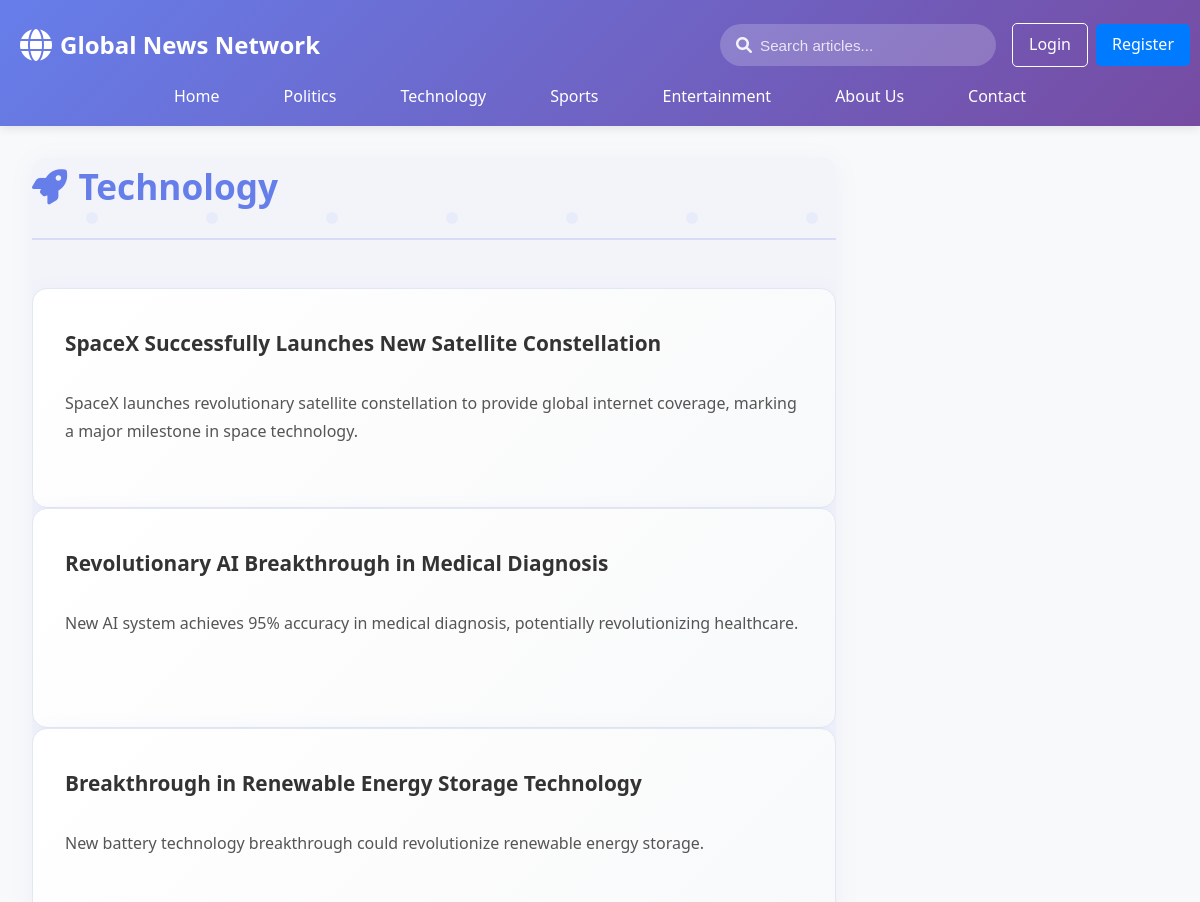
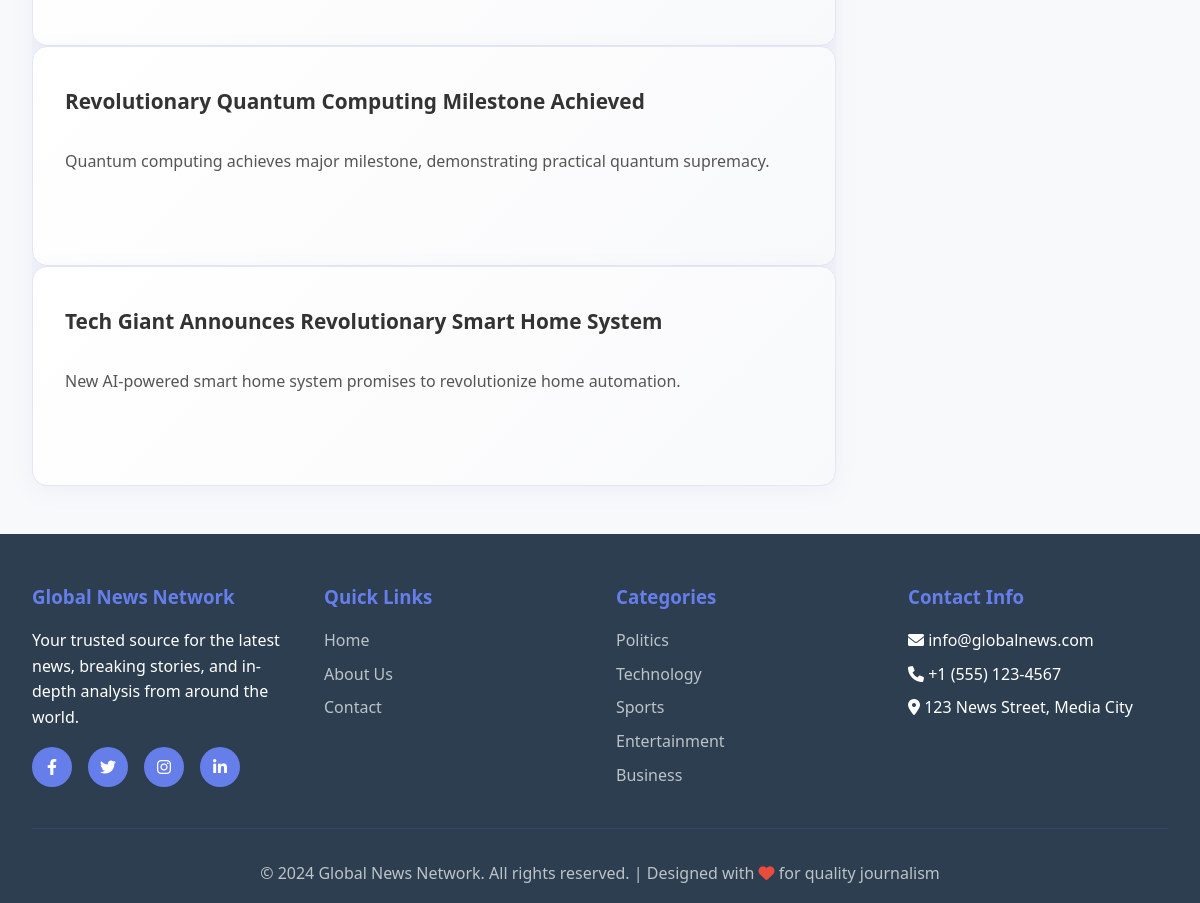
/front/category.php?category=Technology, run on the app's committed database (2 pictures, top to bottom).
### tables this page shows
CREATE TABLE articles (
    id INT AUTO_INCREMENT PRIMARY KEY,
    title VARCHAR(255) NOT NULL,
    slug VARCHAR(255) UNIQUE NOT NULL,
    content LONGTEXT,
    summary TEXT,
    excerpt TEXT,
    category_id INT,
    author_id INT,
    is_featured BOOLEAN DEFAULT FALSE,
    is_breaking BOOLEAN DEFAULT FALSE,
    image_url VARCHAR(255),
    views INT DEFAULT 0,
    published_date TIMESTAMP NULL,
    created_at TIMESTAMP DEFAULT CURRENT_TIMESTAMP,
    updated_at TIMESTAMP DEFAULT CURRENT_TIMESTAMP ON UPDATE CURRENT_TIMESTAMP,
    FOREIGN KEY (category_id) REFERENCES categories(id) ON DELETE SET NULL,
    FOREIGN KEY (author_id) REFERENCES users(id) ON DELETE SET NULL
);

### back/user_auth.php (called while the page is built, shortened)
<?php
require_once 'config.php';
function is_logged_in() {
    return isset($_SESSION['user_id']);
}

### back/config.php (called while the page is built, shortened)
<?php
function getDBConnection()
{
    try {
        $pdo = new PDO("mysql:host=" . DB_HOST . ";dbname=" . DB_NAME, DB_USER, DB_PASS);
        $pdo->setAttribute(PDO::ATTR_ERRMODE, PDO::ERRMODE_EXCEPTION);
        return $pdo;
    } catch (PDOException $e) {
        die("Connection failed: " . $e->getMessage());
    }
}
?>

### back/get_articles.php (called while the page is built, shortened)
<?php
require_once 'config.php';
class NewsManager
{
    private $pdo;
    public function __construct()
    {
        $this->pdo = getDBConnection();
    }
    public function getArticlesByCategory($categorySlug)
    {
        try {
            $stmt = $this->pdo->prepare("
                SELECT a.*, c.name as category_name, c.slug as category_slug, u.username as author_name
                FROM articles a
                LEFT JOIN categories c ON a.category_id = c.id
                LEFT JOIN users u ON a.author_id = u.id
                WHERE c.slug = ?
                ORDER BY a.published_date DESC
            ");
            $stmt->execute([$categorySlug]);
            $articles = $stmt->fetchAll(PDO::FETCH_ASSOC);
            return [
                'articles' => $articles,
                'category' => $categorySlug
            ];
        } catch (Exception $e) {
            return $e ;
        }
    }
}
?>

### front/category.php (the view, shortened to what this page needs)
<?php
require_once '../back/config.php';
require_once '../back/get_articles.php';
require_once '../back/user_auth.php';
$newsManager = new NewsManager();
$categoryName = '';
$articles = [];
function getCategoryIcon($categoryName)
{
    $icons = [
        'Politics' => 'fas fa-balance-scale',
        'Technology' => 'fas fa-rocket',
        'Sports' => 'fas fa-futbol',
        'Entertainment' => 'fas fa-film',
        'Business' => 'fas fa-chart-line',
        'Health' => 'fas fa-heartbeat'
    ];
    return $icons[$categoryName] ?? 'fas fa-newspaper';
}
if (isset($_GET['category'])) {
    $result = $newsManager->getArticlesByCategory($_GET['category']);
    $articles = $result['articles'];
    $categoryName = $_GET['category'];
} else {
    echo "Articles For This Category Not Found";
}
?>
<!DOCTYPE html>
<html lang="en">
<head>
    <link rel="stylesheet" href="https://cdnjs.cloudflare.com/ajax/libs/font-awesome/6.0.0/css/all.min.css">
    <link rel="stylesheet" href="styles.css">
</head>
<body>
    <header>
        <div class="title-search">
            <div class="logo">
                <i class="fas fa-globe"></i>
                <span>Global News Network</span>
            </div>
            <div class="header-right">
                <form class="search-bar" method="get" action="search.php">
                    <i class="fas fa-search"></i>
                    <input type="text" name="q" placeholder="Search articles..." required>
                </form>
                <?php if (is_logged_in()): ?>
                    <div class="auth-buttons">
                        <span class="user-welcome">Welcome,
                            <?php echo htmlspecialchars($_SESSION['username']); ?></span>
                        <a href="logout.php" class="btn btn-outline">Logout</a>
                    </div>
                <?php else: ?>
                    <div class="auth-buttons">
                        <a href="login.php" class="btn btn-outline">Login</a>
                        <a href="register.php" class="btn btn-primary">Register</a>
                    </div>
                <?php endif; ?>
            </div>
        </div>
        <nav>
            <ul>
                <li><a href="index.php">Home</a></li>
                <li><a href="category.php?category=Politics">Politics</a></li>
                <li><a href="category.php?category=Technology">Technology</a></li>
                <li><a href="category.php?category=Sports">Sports</a></li>
                <li><a href="category.php?category=Entertainment">Entertainment</a></li>
                <li><a href="about.php">About Us</a></li>
                <li><a href="contact.php">Contact</a></li>
            </ul>
        </nav>
    </header>
    <div class="main-container">
        <main>
            <?php if (!empty($articles)): ?>
                <div class="category-header">
                    <h1><i class="<?php echo getCategoryIcon($categoryName); ?>"></i>
                        <?php echo htmlspecialchars($categoryName); ?></h1>
                </div>
                <div class="articles-list">
                    <?php foreach ($articles as $article): ?>
                        <div class="article-card" onclick="window.location.href='article.php?id=<?php echo $article['id']; ?>'">
                            <h2 class="article-title">
                                <?php echo htmlspecialchars($article['title'] ?? 'Untitled'); ?>
                            </h2>
                            <p class="article-summary">
                                <?php echo nl2br(htmlspecialchars($article['summary'] ?? $article['content'] ?? '')); ?>
                            </p>
                        </div>
                    <?php endforeach; ?>
                </div>
            <?php endif; ?>
        </main>
    </div>
    <footer>
        <div class="footer-container">
            <div class="footer-content">
                <div class="footer-section">
                    <h3>Global News Network</h3>
                    <p>Your trusted source for the latest news, breaking stories, and in-depth analysis from around the
                        world.</p>
                    <div class="social-icons">
                        <a href="#"><i class="fab fa-facebook-f"></i></a>
                        <a href="#"><i class="fab fa-twitter"></i></a>
                        <a href="#"><i class="fab fa-instagram"></i></a>
                        <a href="#"><i class="fab fa-linkedin-in"></i></a>
                    </div>
                </div>
                <div class="footer-section">
                    <h3>Quick Links</h3>
                    <ul>
                        <li><a href="index.php">Home</a></li>
                        <li><a href="about.php">About Us</a></li>
                        <li><a href="contact.php">Contact</a></li>
                    </ul>
                </div>
                <div class="footer-section">
                    <h3>Categories</h3>
                    <ul>
                        <li><a href="category.php?category=Politics">Politics</a></li>
                        <li><a href="category.php?category=Technology">Technology</a></li>
                        <li><a href="category.php?category=Sports">Sports</a></li>
                        <li><a href="category.php?category=Entertainment">Entertainment</a></li>
                        <li><a href="category.php?category=Business">Business</a></li>
                    </ul>
                </div>
                <div class="footer-section">
                    <h3>Contact Info</h3>
                    <ul>
                        <li><i class="fas fa-envelope"></i> info@globalnews.com</li>
                        <li><i class="fas fa-phone"></i> +1 (555) 123-4567</li>
                        <li><i class="fas fa-map-marker-alt"></i> 123 News Street, Media City</li>
                    </ul>
                </div>
            </div>
            <div class="footer-bottom">
                <p>&copy; 2024 Global News Network. All rights reserved. | Designed with <i class="fas fa-heart"
                        style="color: #e74c3c;"></i> for quality journalism</p>
            </div>
        </div>
    </footer>
</body>
</html>

### front/styles.css (style rules this page uses)
* { margin: 0; padding: 0; box-sizing: border-box; }
body { font-family: 'Segoe UI', Tahoma, Geneva, Verdana, sans-serif; line-height: 1.6; color: #333; background-color: #f8f9fa; }
header { background: linear-gradient(135deg, #667eea 0%, #764ba2 100%); color: white; padding: 1rem 0; box-shadow: 0 2px 10px rgba(0, 0, 0, 0.1); top: 0; z-index: 1000; }
.title-search { margin-left: 10px; margin-right: 10px; display: flex; justify-content: space-between; }
.logo { padding: 10px; display: flex; align-items: center; gap: 0.5rem; font-size: 1.5rem; font-weight: bold; }
.logo i { font-size: 2rem; }
nav ul { margin-top: 10px; display: flex; justify-content: center; list-style: none; gap: 2rem; flex-wrap: wrap; }
nav a { color: white; text-decoration: none; padding: 0.5rem 1rem; border-radius: 5px; transition: all 0.3s ease; }
.header-right { display: flex; align-items: center; gap: 1rem; }
.search-bar { display: flex; align-items: center; background: rgba(255, 255, 255, 0.2); border-radius: 25px; padding: 0.5rem 1rem; transition: all 0.3s ease; }
.search-bar input { background: none; border: none; color: white; outline: none; width: 220px; font-size: 0.95rem; padding: 0.3rem 0; }
.search-bar input::placeholder { color: rgba(255, 255, 255, 0.8); }
.search-bar i { color: rgba(255, 255, 255, 0.9); margin-right: 0.5rem; }
.auth-buttons { display: flex; gap: 0.5rem; align-items: center; }
.btn { padding: 0.5rem 1rem; border: none; border-radius: 5px; cursor: pointer; transition: all 0.3s ease; text-decoration: none; display: inline-block; }
.btn-primary { background-color: #007bff; color: white; }
.btn-outline { background-color: transparent; color: white; border: 1px solid white; }
.main-container { max-width: 1200px; margin: 2rem auto; padding: 0 2rem; display: grid; grid-template-columns: 1fr 300px; gap: 2rem; }
main { background: white; border-radius: 10px; box-shadow: 0 2px 10px rgba(0, 0, 0, 0.1); overflow: hidden; }
.main-container main { background: #fff; border-radius: 14px; box-shadow: 0 4px 24px rgba(102, 126, 234, 0.08); position: relative; background-size: 120px 120px; }
.article-card { background: linear-gradient(135deg, #ffffff 0%, #f8f9fa 100%); border-radius: 15px; box-shadow: 0 4px 20px rgba(102, 126, 234, 0.08); padding: 2.5rem 2rem 2rem 2rem; transition: all 0.3s ease; border: 1px solid #e3e6f3; display: flex; flex-direction: column; min-height: 220px; position: relative; overflow: hidden; cursor: pointer; }
.article-card::before { content: ''; position: absolute; top: 0; left: 0; right: 0; height: 4px; background: linear-gradient(90deg, #667eea, #764ba2); opacity: 0; transition: opacity 0.3s ease; }
.article-title { font-size: 1.3rem; color: #333; margin-bottom: 0.8rem; font-weight: 700; line-height: 1.4; transition: color 0.3s ease; }
.article-summary { color: #555; font-size: 1rem; line-height: 1.7; margin-top: auto; flex-grow: 1; }
.article-title { font-size: 1.3rem; margin-bottom: 1rem; color: #333; line-height: 1.4; }
footer { background: #2c3e50; color: white; padding: 3rem 0 1rem; margin-top: 3rem; }
.footer-container { max-width: 1200px; margin: 0 auto; padding: 0 2rem; }
.footer-content { display: grid; grid-template-columns: repeat(auto-fit, minmax(250px, 1fr)); gap: 2rem; margin-bottom: 2rem; }
.footer-section h3 { margin-bottom: 1rem; color: #667eea; }
.footer-section ul { list-style: none; }
.footer-section ul li { margin-bottom: 0.5rem; }
.footer-section ul li a { color: #bdc3c7; text-decoration: none; transition: color 0.3s ease; }
.social-icons { display: flex; gap: 1rem; margin-top: 1rem; }
.social-icons a { display: inline-block; width: 40px; height: 40px; background: #667eea; color: white; text-align: center; line-height: 40px; border-radius: 50%; transition: all 0.3s ease; }
.footer-bottom { text-align: center; padding-top: 2rem; border-top: 1px solid #34495e; color: #bdc3c7; }
.category-header { display: flex; align-items: center; gap: 1rem; margin-bottom: 3rem; padding-bottom: 1rem; border-bottom: 2px solid #667eea33; }
.category-header h1 { font-size: 2.2rem; color: #667eea; font-weight: 700; display: flex; align-items: center; gap: 0.7rem; margin-bottom: 0.5rem; }
.social-icons { display: flex; gap: 1rem; }

### data on the page
articles: title "SpaceX Successfully Launches New Satellite Constellation", summary "SpaceX launches revolutionary satellite constellation to provide global internet coverage, marking a major milestone in space technology."
articles: title "Revolutionary AI Breakthrough in Medical Diagnosis", summary "New AI system achieves 95% accuracy in medical diagnosis, potentially revolutionizing healthcare."
articles: title "Breakthrough in Renewable Energy Storage Technology", summary "New battery technology breakthrough could revolutionize renewable energy storage."
articles: title "Revolutionary Quantum Computing Milestone Achieved", summary "Quantum computing achieves major milestone, demonstrating practical quantum supremacy."
articles: title "Tech Giant Announces Revolutionary Smart Home System", summary "New AI-powered smart home system promises to revolutionize home automation."

### other printed values
$categoryName "Technology"
